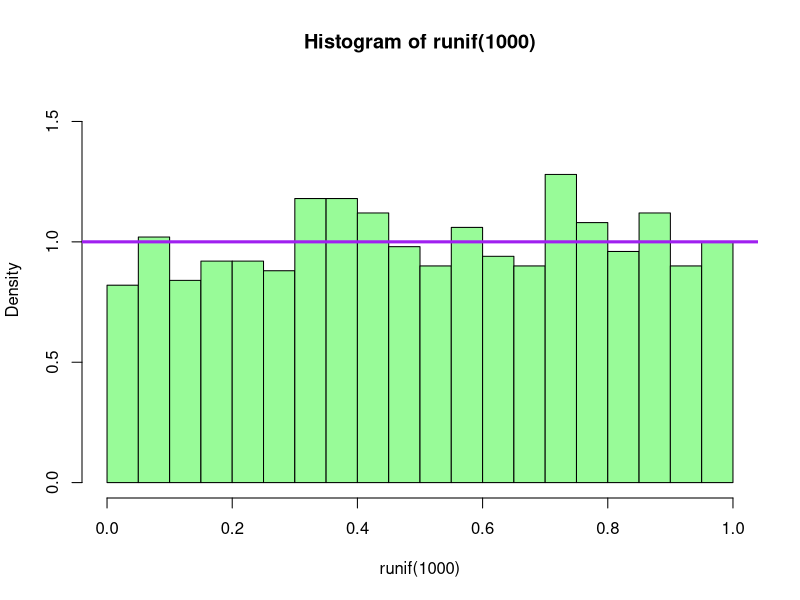
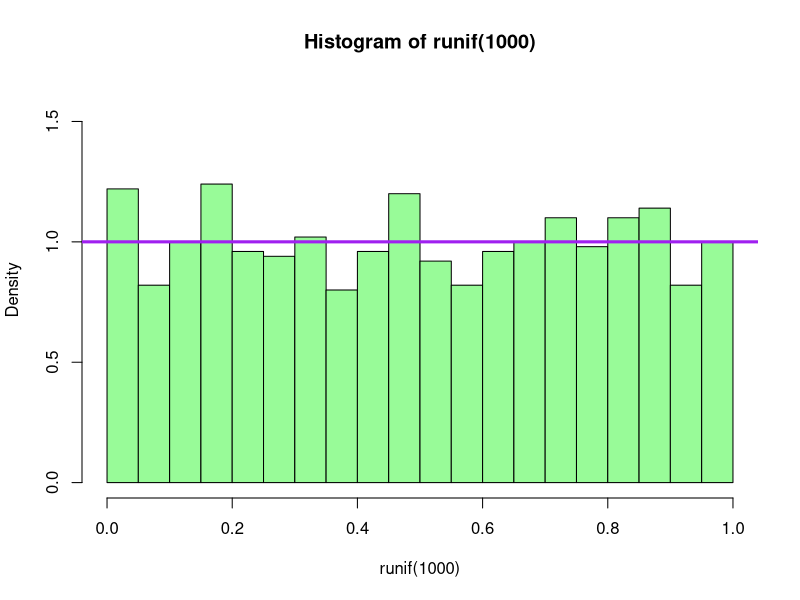
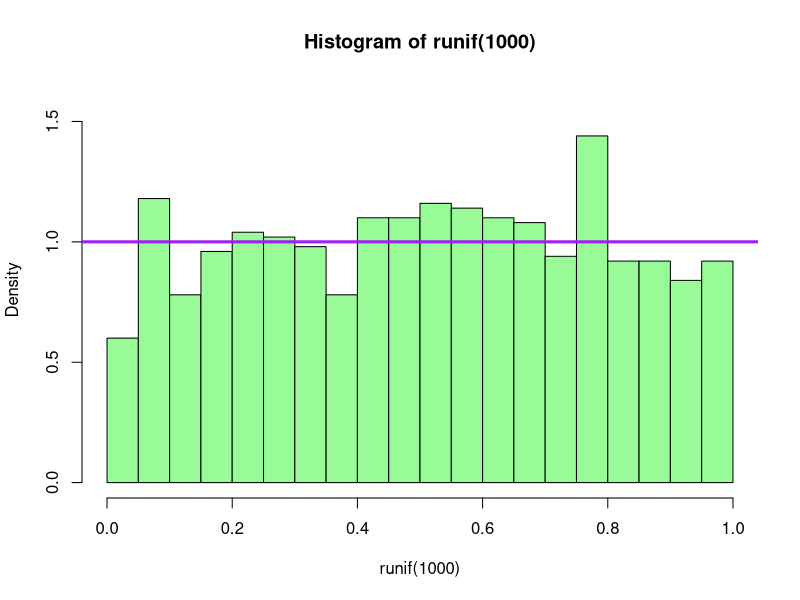
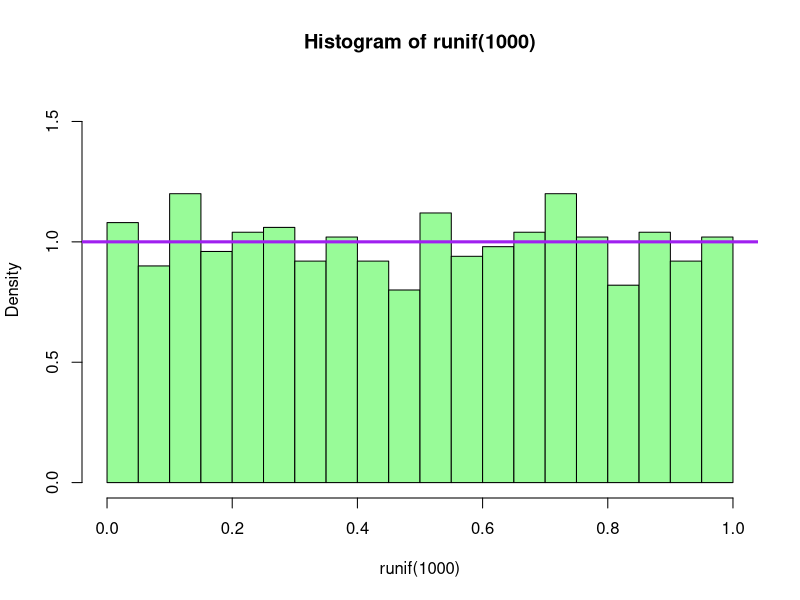
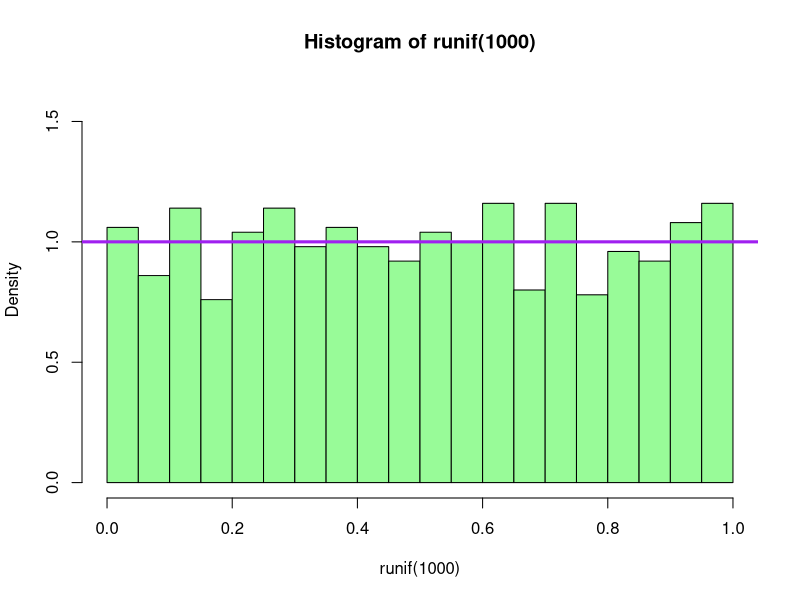
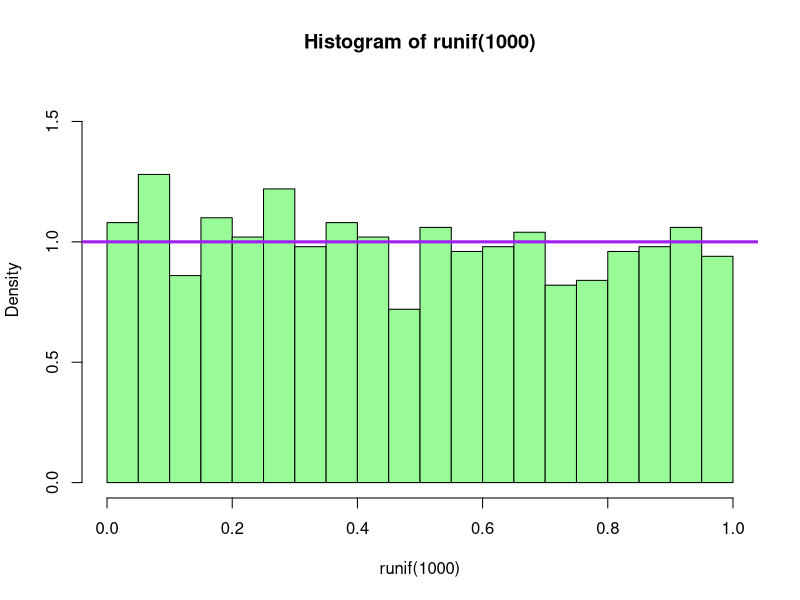
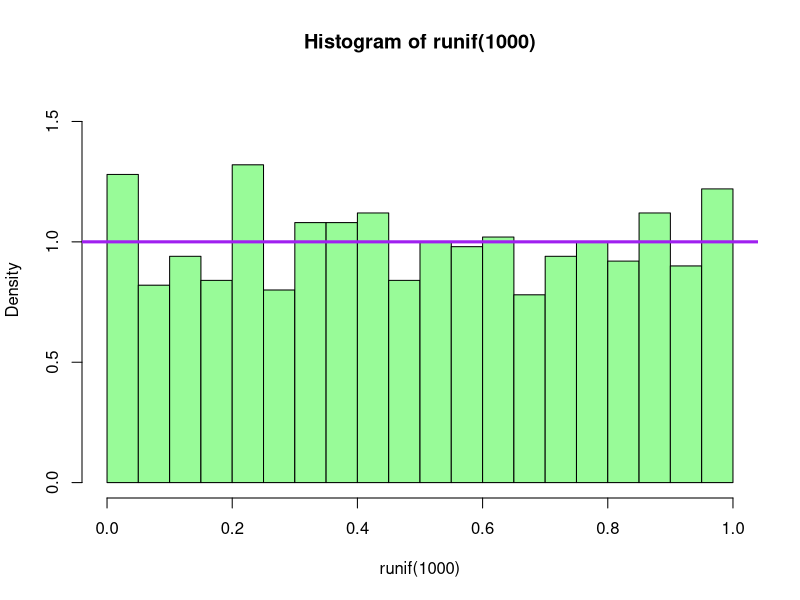
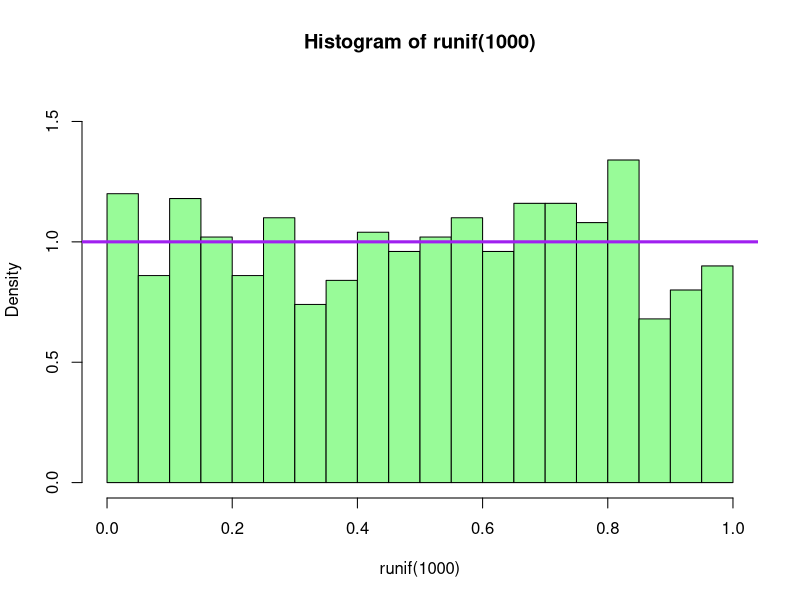

The R script that drew these images, in order:
(6 < 5) & (7 > 2)

(6 < 5) & (7 > 2) | (1 <= 3)


x = c(7, 8, 10, 45, 20, 1)
# Create a 3-by-2 array using the elements in `x`
x.arr = array(x, dim=c(3, 2))
x.arr


for(i in 1:100){
  hist(runif(1000), breaks=seq(from=0, to=1, by=0.05),
       probability =T, ylim=c(0,1.6), col="palegreen")
  abline(h=1, lwd=3, col="purple")
  Sys.sleep(0.5)
}
